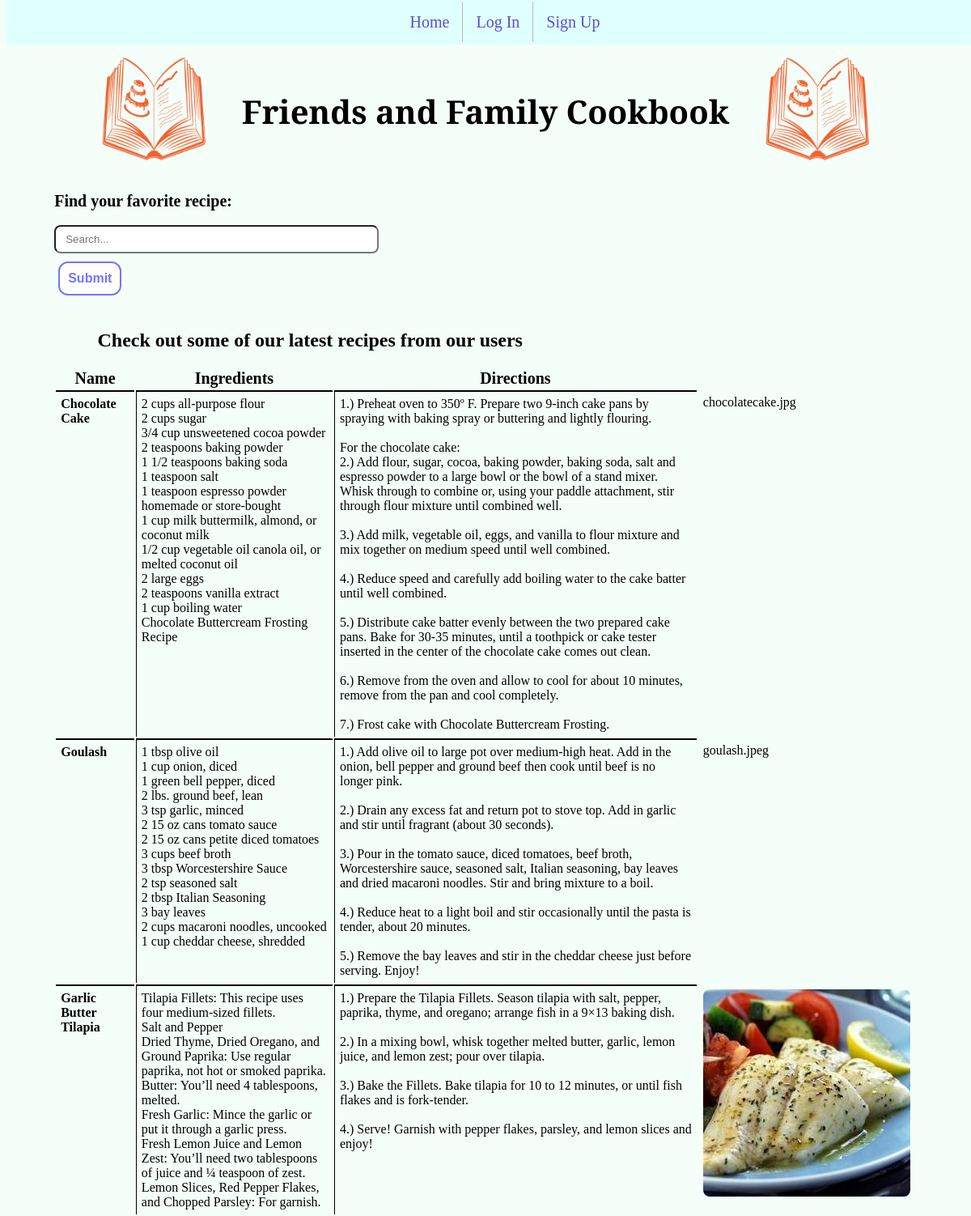
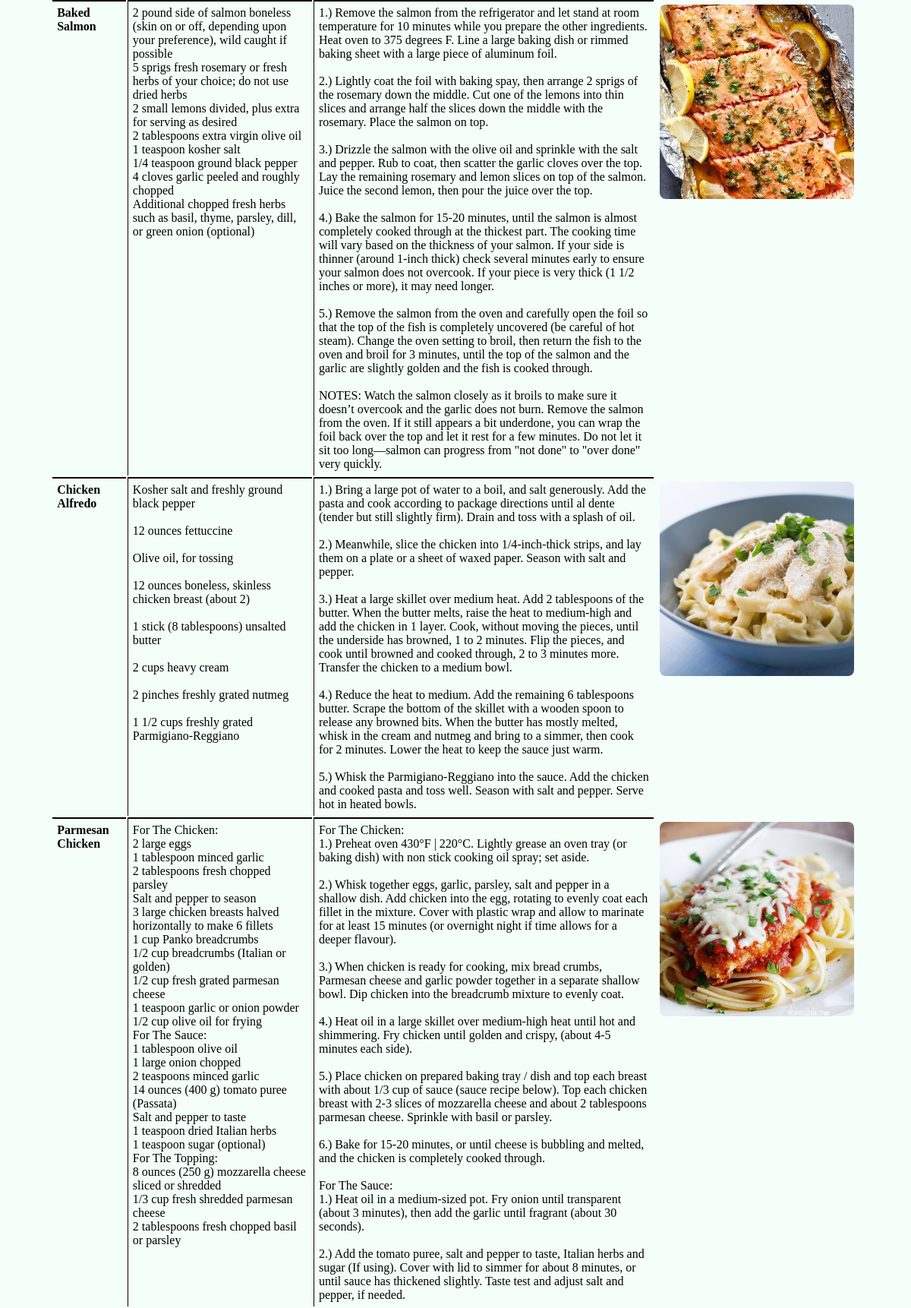
The page / (upper part) on the database its author committed (2 pictures, top to bottom).
### tables this page shows
CREATE TABLE `recipeList` (
  `id` int NOT NULL AUTO_INCREMENT,
  `user_id` int NOT NULL,
  `title` varchar(150) DEFAULT NULL,
  `date` datetime DEFAULT NULL,
  `ingredients` varchar(8000) DEFAULT NULL,
  `directions` varchar(8000) DEFAULT NULL,
  `dishPicture` varchar(150) DEFAULT NULL,
  PRIMARY KEY (`id`),
  KEY `user_id` (`user_id`),
  CONSTRAINT `recipeList_ibfk_1` FOREIGN KEY (`user_id`) REFERENCES `recipeUser` (`userid`) ON DELETE CASCADE ON UPDATE CASCADE
);

### index.php (the view, shortened to what this page needs)
<?php
    require_once('header.php');
    require_once('navmenu.php');
?>
    <div class="search">
        <form method="get" action="search.php">
            <label class="searchLabel" for="usersearch">Find your favorite recipe:</label><br />
            <input type="text" id="usersearch" name="usersearch" placeholder="Search..."/><br />
            <input type="submit" name="submit" value="Submit" />
        </form>
    </div>
<?php
    $dbc = mysqli_connect(DB_HOST, DB_USER, DB_PASSWORD, DB_NAME)
            or die('Error connecting to MySQL server.');
    $query = "SELECT * FROM recipeList ORDER BY date DESC LIMIT 10";
    $data = mysqli_query($dbc, $query)
            or die('Error querying database.');
    echo '<div class="results">';
    echo '<h2>Check out some of our latest recipes from our users</h2>';
    echo '<table>';
    echo '<tr><th>Name</th>
            <th>Ingredients</th>
            <th>Directions</th>
            <th></th></tr>';
    while ($row = mysqli_fetch_array($data)) {
        echo '<tr>';
        echo '<td style="font-weight:bold" valign="top" width="10%">' . $row['title'] . '</td>';
        echo '<td valign="top" width="30%">' . preg_replace("/\r\n/", "<br />", $row['ingredients']) . '</td>';
        echo '<td valign="top" width="60%">' . preg_replace("/\r\n/", "<br />", $row['directions']) . '</td>';
        if (is_file(RECIPE_UPLOADPATH . $row['dishPicture']) && filesize(RECIPE_UPLOADPATH . $row['dishPicture']) > 0) {
            echo '<td valign="top"><img src="' . RECIPE_UPLOADPATH . $row['dishPicture'] . '" alt="Dish image" /></td></tr>';
        }
        else {
            echo '<td valign="top" width="20%">' . $row['dishPicture'] . '</td>';
        }
        echo '</tr>';
    }
    echo '</table>';
    echo '</div>';
    require_once('footer.php');
?>

### proj4style.css (style rules this page uses)
th { font-size: 20px; }
td { padding: 6px; border-left: 1px solid black; border-top: 2px solid black; }
td:last-child { border-top: none; }
td:first-child, td:last-child { border-left: none; }
html,body { height: 100%; background-color: #f5fffa; margin-top: 20px; }
body { display: flex; flex-direction: column; }
input[type=text], input[type=password] { padding: 8px 12px; margin: 8px, 0; width: 35%; border-radius: 8px; }
input[type=submit] { margin: 10px 5px; background-color: white; font-size: 16px; color: #7575FF; border-radius: 12px; border: 2px solid #7575FF; padding: 10px; font-weight: bold; }
label { display: block; }
img { width: 256px; height: 256px; border-radius: 8px; }
.search { padding: 1% 5%; }
.searchLabel { font-size: 20px; font-weight: bold; }
.results { padding-left: 5%; padding-right: 5%; }
h2 { padding-left: 5%; }

### rows shown on the page
recipelist: title "Chocolate Cake", ingredients "2 cups all-purpose flour 2 cups sugar 3/4 cup unsweetened cocoa powder 2 teaspoons baking powder 1 1/2 teaspoons baking soda 1 teaspoon salt 1 teaspoon espresso powder homemade or store-bought 1 cup milk buttermilk, almond, or coconut milk 1/2 cup vegetable oil canola oil, or melted coconut oil 2 large eggs 2 teaspoons vanilla extract 1 cup boiling water Chocolate Buttercream Frosting Recipe", directions "1.) Preheat oven to 350º F. Prepare two 9-inch cake pans by spraying with baking spray or buttering and lightly flouring. For the chocolate cake: 2.) Add flour, sugar, cocoa, baking powder, baking soda, salt and espresso powder to a large bowl or the bowl of a stand mixer. Whisk through to combine or, using your paddle attachment, stir through flour mixture until combined well. 3.) Add milk, vegetable oil, eggs, and vanilla to flour mixture and mix together on medium speed until well combined. 4.) Reduce speed and carefully add boiling water to the cake batter until well combined. 5.) Distribute cake batter evenly between the two prepared cake pans. Bake for 30-35 minutes, until a toothpick…", dishPicture "chocolatecake.jpg"
recipelist: title "Goulash", ingredients "1 tbsp olive oil 1 cup onion, diced 1 green bell pepper, diced 2 lbs. ground beef, lean 3 tsp garlic, minced 2 15 oz cans tomato sauce 2 15 oz cans petite diced tomatoes 3 cups beef broth 3 tbsp Worcestershire Sauce 2 tsp seasoned salt 2 tbsp Italian Seasoning 3 bay leaves 2 cups macaroni noodles, uncooked 1 cup cheddar cheese, shredded", directions "1.) Add olive oil to large pot over medium-high heat. Add in the onion, bell pepper and ground beef then cook until beef is no longer pink. 2.) Drain any excess fat and return pot to stove top. Add in garlic and stir until fragrant (about 30 seconds). 3.) Pour in the tomato sauce, diced tomatoes, beef broth, Worcestershire sauce, seasoned salt, Italian seasoning, bay leaves and dried macaroni noodles. Stir and bring mixture to a boil. 4.) Reduce heat to a light boil and stir occasionally until the pasta is tender, about 20 minutes. 5.) Remove the bay leaves and stir in the cheddar cheese just before serving. Enjoy!", dishPicture "goulash.jpeg"
recipelist: title "Garlic Butter Tilapia", ingredients "Tilapia Fillets: This recipe uses four medium-sized fillets. Salt and Pepper Dried Thyme, Dried Oregano, and Ground Paprika: Use regular paprika, not hot or smoked paprika. Butter: You’ll need 4 tablespoons, melted. Fresh Garlic: Mince the garlic or put it through a garlic press. Fresh Lemon Juice and Lemon Zest: You’ll need two tablespoons of juice and ¼ teaspoon of zest. Lemon Slices, Red Pepper Flakes, and Chopped Parsley: For garnish.", directions "1.) Prepare the Tilapia Fillets. Season tilapia with salt, pepper, paprika, thyme, and oregano; arrange fish in a 9×13 baking dish. 2.) In a mixing bowl, whisk together melted butter, garlic, lemon juice, and lemon zest; pour over tilapia. 3.) Bake the Fillets. Bake tilapia for 10 to 12 minutes, or until fish flakes and is fork-tender. 4.) Serve! Garnish with pepper flakes, parsley, and lemon slices and enjoy!", dishPicture (picture)
recipelist: title "Baked Salmon", ingredients "2 pound side of salmon boneless (skin on or off, depending upon your preference), wild caught if possible 5 sprigs fresh rosemary or fresh herbs of your choice; do not use dried herbs 2 small lemons divided, plus extra for serving as desired 2 tablespoons extra virgin olive oil 1 teaspoon kosher salt 1/4 teaspoon ground black pepper 4 cloves garlic peeled and roughly chopped Additional chopped fresh herbs such as basil, thyme, parsley, dill, or green onion (optional)", directions "1.) Remove the salmon from the refrigerator and let stand at room temperature for 10 minutes while you prepare the other ingredients. Heat oven to 375 degrees F. Line a large baking dish or rimmed baking sheet with a large piece of aluminum foil. 2.) Lightly coat the foil with baking spay, then arrange 2 sprigs of the rosemary down the middle. Cut one of the lemons into thin slices and arrange half the slices down the middle with the rosemary. Place the salmon on top. 3.) Drizzle the salmon with the olive oil and sprinkle with the salt and pepper. Rub to coat, then scatter the garlic cloves over the top. Lay the remaining rosemary and lemon slices on top of the salmon. Juice the second…", dishPicture (picture)
recipelist: title "Chicken Alfredo", ingredients "Kosher salt and freshly ground black pepper 12 ounces fettuccine Olive oil, for tossing 12 ounces boneless, skinless chicken breast (about 2) 1 stick (8 tablespoons) unsalted butter 2 cups heavy cream 2 pinches freshly grated nutmeg 1 1/2 cups freshly grated Parmigiano-Reggiano", directions "1.) Bring a large pot of water to a boil, and salt generously. Add the pasta and cook according to package directions until al dente (tender but still slightly firm). Drain and toss with a splash of oil. 2.) Meanwhile, slice the chicken into 1/4-inch-thick strips, and lay them on a plate or a sheet of waxed paper. Season with salt and pepper. 3.) Heat a large skillet over medium heat. Add 2 tablespoons of the butter. When the butter melts, raise the heat to medium-high and add the chicken in 1 layer. Cook, without moving the pieces, until the underside has browned, 1 to 2 minutes. Flip the pieces, and cook until browned and cooked through, 2 to 3 minutes more. Transfer the chicken to a…", dishPicture (picture)
recipelist: title "Parmesan Chicken", ingredients "For The Chicken: 2 large eggs 1 tablespoon minced garlic 2 tablespoons fresh chopped parsley Salt and pepper to season 3 large chicken breasts halved horizontally to make 6 fillets 1 cup Panko breadcrumbs 1/2 cup breadcrumbs (Italian or golden) 1/2 cup fresh grated parmesan cheese 1 teaspoon garlic or onion powder 1/2 cup olive oil for frying For The Sauce: 1 tablespoon olive oil 1 large onion chopped 2 teaspoons minced garlic 14 ounces (400 g) tomato puree (Passata) Salt and pepper to taste 1 teaspoon dried Italian herbs 1 teaspoon sugar (optional) For The Topping: 8 ounces (250 g) mozzarella cheese sliced or shredded 1/3 cup fresh shredded parmesan cheese 2 tablespoons fresh chopped basil…", directions "For The Chicken: 1.) Preheat oven 430°F | 220°C. Lightly grease an oven tray (or baking dish) with non stick cooking oil spray; set aside. 2.) Whisk together eggs, garlic, parsley, salt and pepper in a shallow dish. Add chicken into the egg, rotating to evenly coat each fillet in the mixture. Cover with plastic wrap and allow to marinate for at least 15 minutes (or overnight night if time allows for a deeper flavour). 3.) When chicken is ready for cooking, mix bread crumbs, Parmesan cheese and garlic powder together in a separate shallow bowl. Dip chicken into the breadcrumb mixture to evenly coat. 4.) Heat oil in a large skillet over medium-high heat until hot and shimmering. Fry chicken…", dishPicture (picture)

### other values the page prints
$page_title "Friends and Family Cookbook"
